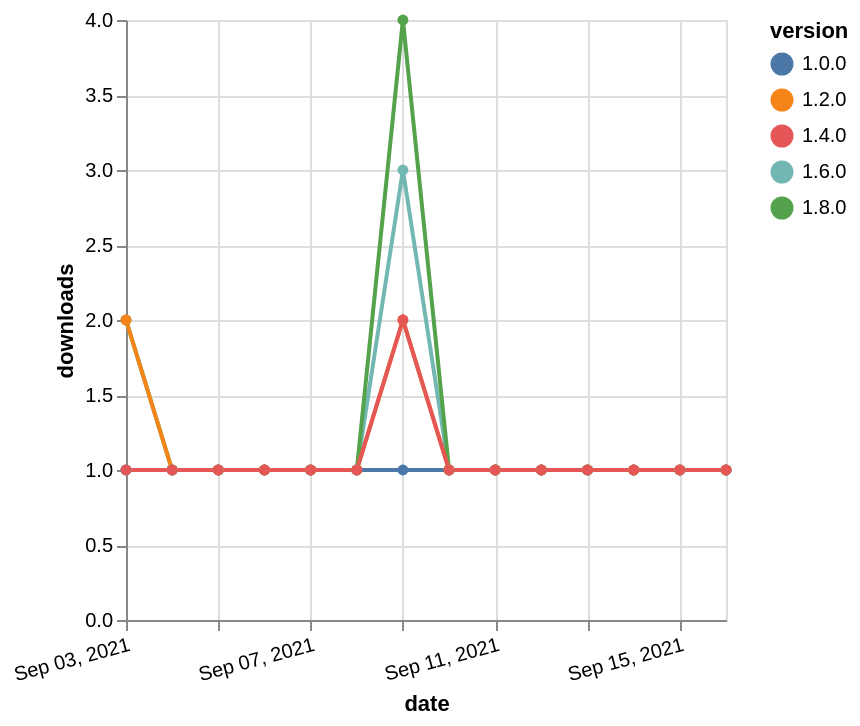

Write the Vega-Lite specification saved for this chart.
### Vega-Lite specification from a JSON file in a GitHub repository (floating-point values rounded to 4 significant figures)
{"$schema": "https://vega.github.io/schema/vega-lite/v5.json", "description": "A simple bar chart with embedded data.", "data": {"values": [{"date": "2021-09-03", "total": 164, "delta": 1, "version": "1.6.0"}, {"date": "2021-09-04", "total": 165, "delta": 1, "version": "1.6.0"}, {"date": "2021-09-05", "total": 166, "delta": 1, "version": "1.6.0"}, {"date": "2021-09-06", "total": 167, "delta": 1, "version": "1.6.0"}, {"date": "2021-09-07", "total": 168, "delta": 1, "version": "1.6.0"}, {"date": "2021-09-08", "total": 169, "delta": 1, "version": "1.6.0"}, {"date": "2021-09-09", "total": 172, "delta": 3, "version": "1.6.0"}, {"date": "2021-09-10", "total": 173, "delta": 1, "version": "1.6.0"}, {"date": "2021-09-11", "total": 174, "delta": 1, "version": "1.6.0"}, {"date": "2021-09-12", "total": 175, "delta": 1, "version": "1.6.0"}, {"date": "2021-09-13", "total": 176, "delta": 1, "version": "1.6.0"}, {"date": "2021-09-14", "total": 177, "delta": 1, "version": "1.6.0"}, {"date": "2021-09-15", "total": 178, "delta": 1, "version": "1.6.0"}, {"date": "2021-09-16", "total": 179, "delta": 1, "version": "1.6.0"}, {"date": "2021-09-03", "total": 119, "delta": 2, "version": "1.8.0"}, {"date": "2021-09-04", "total": 120, "delta": 1, "version": "1.8.0"}, {"date": "2021-09-05", "total": 121, "delta": 1, "version": "1.8.0"}, {"date": "2021-09-06", "total": 122, "delta": 1, "version": "1.8.0"}, {"date": "2021-09-07", "total": 123, "delta": 1, "version": "1.8.0"}, {"date": "2021-09-08", "total": 124, "delta": 1, "version": "1.8.0"}, {"date": "2021-09-09", "total": 128, "delta": 4, "version": "1.8.0"}, {"date": "2021-09-10", "total": 129, "delta": 1, "version": "1.8.0"}, {"date": "2021-09-11", "total": 130, "delta": 1, "version": "1.8.0"}, {"date": "2021-09-12", "total": 131, "delta": 1, "version": "1.8.0"}, {"date": "2021-09-13", "total": 132, "delta": 1, "version": "1.8.0"}, {"date": "2021-09-14", "total": 133, "delta": 1, "version": "1.8.0"}, {"date": "2021-09-15", "total": 134, "delta": 1, "version": "1.8.0"}, {"date": "2021-09-16", "total": 135, "delta": 1, "version": "1.8.0"}, {"date": "2021-09-03", "total": 179, "delta": 1, "version": "1.0.0"}, {"date": "2021-09-04", "total": 180, "delta": 1, "version": "1.0.0"}, {"date": "2021-09-05", "total": 181, "delta": 1, "version": "1.0.0"}, {"date": "2021-09-06", "total": 182, "delta": 1, "version": "1.0.0"}, {"date": "2021-09-07", "total": 183, "delta": 1, "version": "1.0.0"}, {"date": "2021-09-08", "total": 184, "delta": 1, "version": "1.0.0"}, {"date": "2021-09-09", "total": 185, "delta": 1, "version": "1.0.0"}, {"date": "2021-09-10", "total": 186, "delta": 1, "version": "1.0.0"}, {"date": "2021-09-11", "total": 187, "delta": 1, "version": "1.0.0"}, {"date": "2021-09-12", "total": 188, "delta": 1, "version": "1.0.0"}, {"date": "2021-09-13", "total": 189, "delta": 1, "version": "1.0.0"}, {"date": "2021-09-14", "total": 190, "delta": 1, "version": "1.0.0"}, {"date": "2021-09-15", "total": 191, "delta": 1, "version": "1.0.0"}, {"date": "2021-09-16", "total": 192, "delta": 1, "version": "1.0.0"}, {"date": "2021-09-03", "total": 171, "delta": 2, "version": "1.2.0"}, {"date": "2021-09-04", "total": 172, "delta": 1, "version": "1.2.0"}, {"date": "2021-09-05", "total": 173, "delta": 1, "version": "1.2.0"}, {"date": "2021-09-06", "total": 174, "delta": 1, "version": "1.2.0"}, {"date": "2021-09-07", "total": 175, "delta": 1, "version": "1.2.0"}, {"date": "2021-09-08", "total": 176, "delta": 1, "version": "1.2.0"}, {"date": "2021-09-09", "total": 178, "delta": 2, "version": "1.2.0"}, {"date": "2021-09-10", "total": 179, "delta": 1, "version": "1.2.0"}, {"date": "2021-09-11", "total": 180, "delta": 1, "version": "1.2.0"}, {"date": "2021-09-12", "total": 181, "delta": 1, "version": "1.2.0"}, {"date": "2021-09-13", "total": 182, "delta": 1, "version": "1.2.0"}, {"date": "2021-09-14", "total": 183, "delta": 1, "version": "1.2.0"}, {"date": "2021-09-15", "total": 184, "delta": 1, "version": "1.2.0"}, {"date": "2021-09-16", "total": 185, "delta": 1, "version": "1.2.0"}, {"date": "2021-09-03", "total": 154, "delta": 1, "version": "1.4.0"}, {"date": "2021-09-04", "total": 155, "delta": 1, "version": "1.4.0"}, {"date": "2021-09-05", "total": 156, "delta": 1, "version": "1.4.0"}, {"date": "2021-09-06", "total": 157, "delta": 1, "version": "1.4.0"}, {"date": "2021-09-07", "total": 158, "delta": 1, "version": "1.4.0"}, {"date": "2021-09-08", "total": 159, "delta": 1, "version": "1.4.0"}, {"date": "2021-09-09", "total": 161, "delta": 2, "version": "1.4.0"}, {"date": "2021-09-10", "total": 162, "delta": 1, "version": "1.4.0"}, {"date": "2021-09-11", "total": 163, "delta": 1, "version": "1.4.0"}, {"date": "2021-09-12", "total": 164, "delta": 1, "version": "1.4.0"}, {"date": "2021-09-13", "total": 165, "delta": 1, "version": "1.4.0"}, {"date": "2021-09-14", "total": 166, "delta": 1, "version": "1.4.0"}, {"date": "2021-09-15", "total": 167, "delta": 1, "version": "1.4.0"}, {"date": "2021-09-16", "total": 168, "delta": 1, "version": "1.4.0"}]}, "width": "container", "mark": {"type": "line", "point": {"filled": true}}, "encoding": {"x": {"field": "date", "type": "temporal", "timeUnit": "yearmonthdate", "title": "date", "axis": {"labelAngle": -15}}, "y": {"field": "delta", "type": "quantitative", "title": "downloads"}, "color": {"field": "version", "type": "nominal"}, "tooltip": {"field": "delta"}}}
